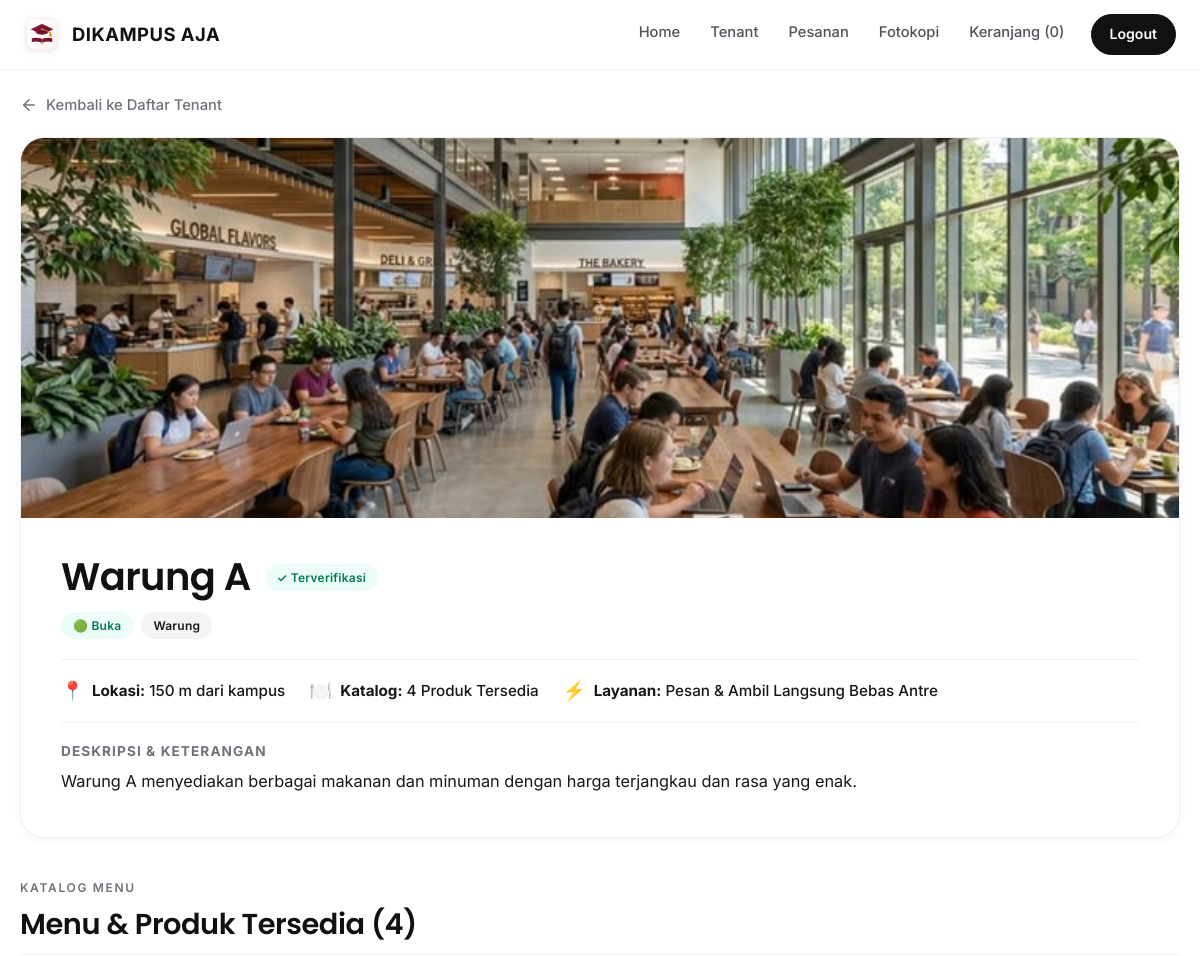
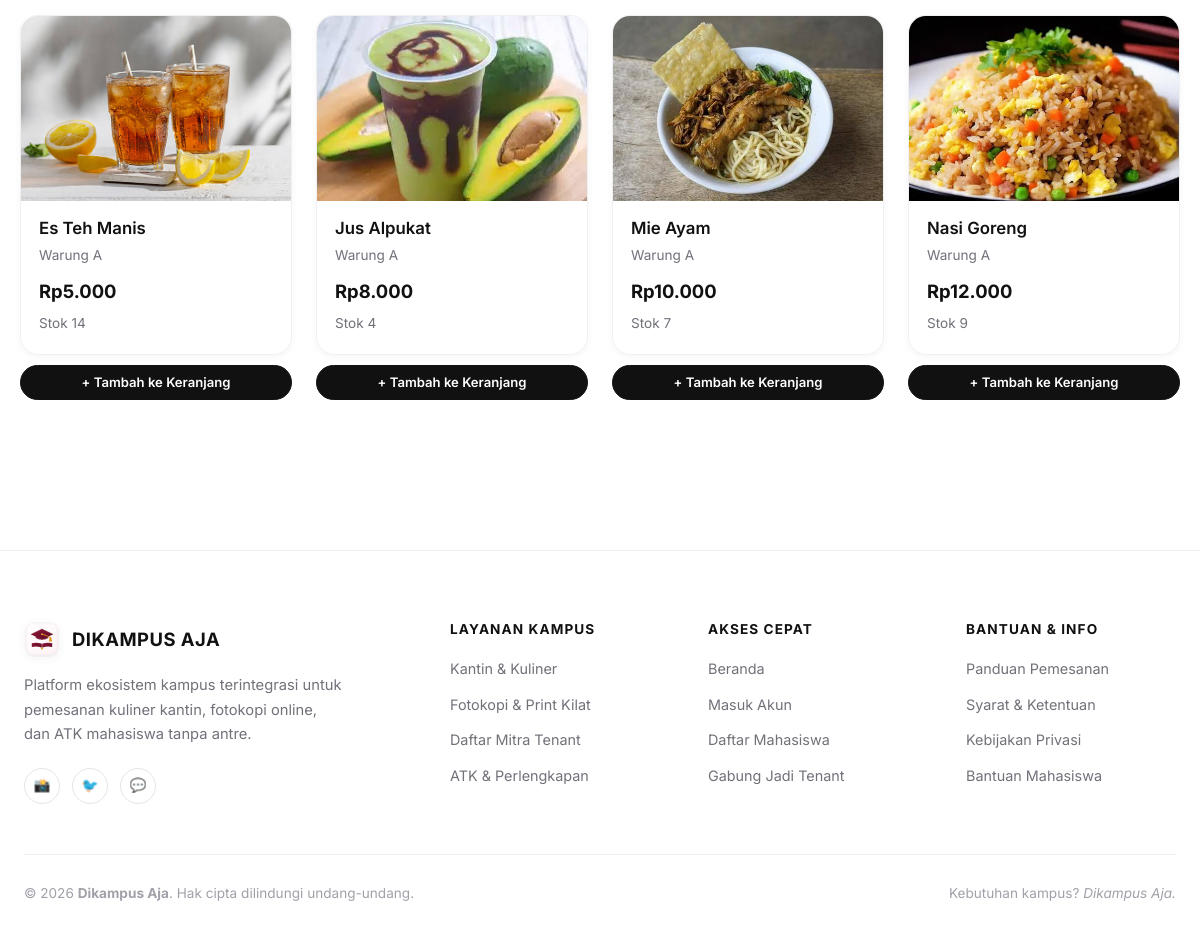
Screenshot of /mahasiswa/detail_tenant.php?id=1 (signed in) with the database file from the repository (2 pictures, top to bottom).
### tables this page shows
CREATE TABLE IF NOT EXISTS `tenants` (
  `id_tenant` int NOT NULL AUTO_INCREMENT,
  `id_user` int NOT NULL,
  `nama_tenant` varchar(100) NOT NULL,
  `jenis_tenant` varchar(50) NOT NULL DEFAULT 'Warung',
  `deskripsi` text,
  `lokasi` varchar(150) DEFAULT NULL,
  `foto` varchar(255) DEFAULT NULL,
  `buka` tinyint(1) NOT NULL DEFAULT '1',
  `status_verifikasi` enum('pending','terverifikasi','ditolak') NOT NULL DEFAULT 'pending',
  `created_at` timestamp NULL DEFAULT CURRENT_TIMESTAMP,
  PRIMARY KEY (`id_tenant`),
  KEY `id_user` (`id_user`)
);

CREATE TABLE IF NOT EXISTS `products` (
  `id_produk` int NOT NULL AUTO_INCREMENT,
  `id_tenant` int NOT NULL,
  `id_kategori` int DEFAULT NULL,
  `nama_produk` varchar(100) NOT NULL,
  `deskripsi` text,
  `harga` int NOT NULL,
  `stok` int NOT NULL DEFAULT '0',
  `foto` varchar(255) DEFAULT NULL,
  `status` enum('aktif','nonaktif') NOT NULL DEFAULT 'aktif',
  `created_at` timestamp NULL DEFAULT CURRENT_TIMESTAMP,
  PRIMARY KEY (`id_produk`),
  KEY `id_tenant` (`id_tenant`),
  KEY `id_kategori` (`id_kategori`)
);

### config/database.php (called while the page is built, shortened)
<?php
$db = new mysqli('localhost', 'root', '', 'dikampus_aja');
$db->set_charset('utf8mb4');
function q($sql, $types = '', ...$p) {
    global $db;
    $st = $db->prepare($sql);
    if ($types) $st->bind_param($types, ...$p);
    $st->execute();
    $r = $st->get_result();
    if ($r) return $r->fetch_all(MYSQLI_ASSOC);
    return $st->insert_id ?: $st->affected_rows;
}
function one($sql, $types = '', ...$p) { $r = q($sql, $types, ...$p); return $r ? $r[0] : null; }

### mahasiswa/detail_tenant.php (the view, shortened to what this page needs)
<?php
require '../includes/auth.php';
$id = (int)($_GET['id'] ?? 0);
$t = one("SELECT * FROM tenants WHERE id_tenant=? AND status_verifikasi='terverifikasi'", 'i', $id);
$prod = q("SELECT * FROM products WHERE id_tenant=? AND status='aktif' ORDER BY nama_produk", 'i', $t['id_tenant']);
include '../includes/header.php';
?>
<a href="tenant.php" class="back-link">
    <svg width="18" height="18" viewBox="0 0 24 24" fill="none" stroke="currentColor" stroke-width="2" stroke-linecap="round" stroke-linejoin="round">
        <line x1="19" y1="12" x2="5" y2="12"></line>
        <polyline points="12 19 5 12 12 5"></polyline>
    </svg>
    Kembali ke Daftar Tenant
</a>
<div class="tenant-detail-card">
    <div class="tenant-cover-wrap">
        <?= img('tenant', $t['foto'], '🏪') ?>
    </div>
    <div class="tenant-detail-body">
        <div class="tenant-header-row">
            <div class="tenant-title-wrap">
                <div class="tenant-title-row">
                    <h1><?= e($t['nama_tenant']) ?></h1>
                    <span class="badge terverifikasi">✓ Terverifikasi</span>
                </div>
                <div class="tenant-badges-row">
                    <span class="badge <?= $t['buka'] ? 'selesai' : 'dibatalkan' ?>">
                        <?= $t['buka'] ? '🟢 Buka' : '🔴 Tutup' ?>
                    </span>
                    <span class="badge" style="background: var(--bg-muted); color: var(--t);">
                        <?= e($t['jenis_tenant']) ?>
                    </span>
                </div>
            </div>
        </div>
        <div class="tenant-meta-grid">
            <div class="tenant-meta-item">
                <span class="icon">📍</span>
                <span><b>Lokasi:</b> <?= e($t['lokasi']) ?></span>
            </div>
            <div class="tenant-meta-item">
                <span class="icon">🍽️</span>
                <span><b>Katalog:</b> <?= count($prod) ?> Produk Tersedia</span>
            </div>
            <div class="tenant-meta-item">
                <span class="icon">⚡</span>
                <span><b>Layanan:</b> Pesan & Ambil Langsung Bebas Antre</span>
            </div>
        </div>
        <?php if (!empty($t['deskripsi'])): ?>
            <div class="tenant-description">
                <h4>Deskripsi & Keterangan</h4>
                <p><?= nl2br(e($t['deskripsi'])) ?></p>
            </div>
        <?php endif; ?>
    </div>
</div>
<div class="section-subhead">
    <div>
        <span class="eyebrow">KATALOG MENU</span>
        <h2>Menu & Produk Tersedia (<?= count($prod) ?>)</h2>
    </div>
</div>
<?php if (!$prod): ?>
    <div class="box center" style="padding: 48px 20px; color: var(--mut);">
        <p style="font-size: 1.05rem; margin: 0;">Belum ada produk aktif yang tersedia dari tenant ini saat ini.</p>
    </div>
<?php else: ?>
    <div class="grid">
        <?php foreach ($prod as $p):
            $p['nama_tenant'] = $t['nama_tenant'];
            $is_disabled = ($p['stok'] < 1 || !$t['buka']);
            $btn_text = '+ Tambah ke Keranjang';
        ?>
            <div>
                <?= produk_card($p) ?>
                <form method="post" action="keranjang.php" style="margin-top: 10px;">
                    <button class="btn sm block" <?= $is_disabled ? 'disabled' : '' ?>>
                        <?= $btn_text ?>
                    </button>
                </form>
            </div>
        <?php endforeach; ?>
    </div>
<?php endif; ?>
<?php include '../includes/footer.php'; ?>

### includes/auth.php (shortened to what this page needs)
<?php
require_once __DIR__ . '/../config/database.php';
function e($s) { return htmlspecialchars((string)$s, ENT_QUOTES, 'UTF-8'); }
function rp($n) { return 'Rp' . number_format((int)$n, 0, ',', '.'); }
function img($dir, $f, $emoji = '🍽️') {
    return $f ? '<img src="' . BASE . '/uploads/' . $dir . '/' . e($f) . '" alt="">' : '<div class="ph">' . $emoji . '</div>';
}
function produk_card($p) {
    return '<a class="card" href="' . BASE . '/mahasiswa/detail_produk.php?id=' . $p['id_produk'] . '">' . img('produk', $p['foto']) .
        '<div class="cb"><b>' . e($p['nama_produk']) . '</b><small>' . e($p['nama_tenant'] ?? '') . '</small><span class="price">' . rp($p['harga']) . '</span>' .
        ($p['stok'] > 0 ? '<small>Stok ' . (int)$p['stok'] . '</small>' : '<span class="badge dibatalkan">HABIS</span>') . '</div></a>';
}

### rows the page displays
tenants: foto (picture), nama_tenant "Warung A", jenis_tenant "Warung", lokasi "150 m dari kampus", deskripsi "Warung A menyediakan berbagai makanan dan minuman dengan harga terjangkau dan rasa yang enak."
products: foto (picture), nama_produk "Es Teh Manis", nama_tenant "Warung A", harga "Rp5.000", stok "14", btn_text "+ Tambah ke Keranjang"
products: foto (picture), nama_produk "Jus Alpukat", nama_tenant "Warung A", harga "Rp8.000", stok "4", btn_text "+ Tambah ke Keranjang"
products: foto (picture), nama_produk "Mie Ayam", nama_tenant "Warung A", harga "Rp10.000", stok "7", btn_text "+ Tambah ke Keranjang"
products: foto (picture), nama_produk "Nasi Goreng", nama_tenant "Warung A", harga "Rp12.000", stok "9", btn_text "+ Tambah ke Keranjang"

### other values shown
$x[1] "Home"
$x[1] "Tenant"
$x[1] "Pesanan"
$x[1] "Fotokopi"
$x[1] "Keranjang (0)"
$x[1] "Logout"
count($prod) "4"
